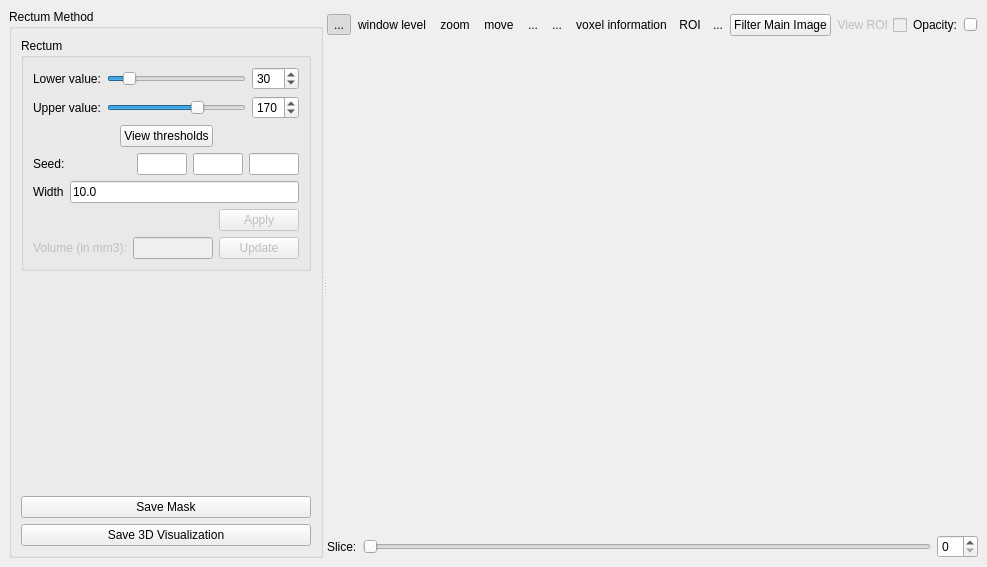
<ui version="4.0" >
 <class>QRectumSegmentationExtensionBase</class>
 <widget class="QWidget" name="QRectumSegmentationExtensionBase" >
  <property name="geometry" >
   <rect>
    <x>0</x>
    <y>0</y>
    <width>910</width>
    <height>567</height>
   </rect>
  </property>
  <property name="windowTitle" >
   <string>Form</string>
  </property>
  <layout class="QHBoxLayout" >
   <property name="margin" >
    <number>9</number>
   </property>
   <property name="spacing" >
    <number>6</number>
   </property>
   <item>
    <widget class="QSplitter" name="m_verticalSplitter" >
     <property name="orientation" >
      <enum>Qt::Horizontal</enum>
     </property>
     <widget class="QSplitter" name="m_horizontalSplitter" >
      <property name="orientation" >
       <enum>Qt::Vertical</enum>
      </property>
      <widget class="QGroupBox" name="m_rectumMethodGroupBox" >
       <property name="title" >
        <string>Rectum Method</string>
       </property>
       <layout class="QVBoxLayout" >
        <property name="margin" >
         <number>9</number>
        </property>
        <property name="spacing" >
         <number>6</number>
        </property>
        <item>
         <layout class="QVBoxLayout" >
          <property name="margin" >
           <number>0</number>
          </property>
          <property name="spacing" >
           <number>6</number>
          </property>
          <item>
           <widget class="QGroupBox" name="m_strokeGroupBox" >
            <property name="title" >
             <string>Rectum</string>
            </property>
            <layout class="QVBoxLayout" >
             <property name="margin" >
              <number>9</number>
             </property>
             <property name="spacing" >
              <number>6</number>
             </property>
             <item>
              <layout class="QHBoxLayout" >
               <property name="margin" >
                <number>0</number>
               </property>
               <property name="spacing" >
                <number>6</number>
               </property>
               <item>
                <widget class="QLabel" name="textLabel1_5" >
                 <property name="text" >
                  <string>Lower value:</string>
                 </property>
                </widget>
               </item>
               <item>
                <widget class="QSlider" name="m_lowerValueSlider" >
                 <property name="maximum" >
                  <number>255</number>
                 </property>
                 <property name="value" >
                  <number>30</number>
                 </property>
                 <property name="orientation" >
                  <enum>Qt::Horizontal</enum>
                 </property>
                </widget>
               </item>
               <item>
                <widget class="QSpinBox" name="m_lowerValueSpinBox" >
                 <property name="maximum" >
                  <number>255</number>
                 </property>
                 <property name="value" >
                  <number>30</number>
                 </property>
                </widget>
               </item>
              </layout>
             </item>
             <item>
              <layout class="QHBoxLayout" >
               <property name="margin" >
                <number>0</number>
               </property>
               <property name="spacing" >
                <number>6</number>
               </property>
               <item>
                <widget class="QLabel" name="textLabel1_6" >
                 <property name="text" >
                  <string>Upper value:</string>
                 </property>
                </widget>
               </item>
               <item>
                <widget class="QSlider" name="m_upperValueSlider" >
                 <property name="maximum" >
                  <number>255</number>
                 </property>
                 <property name="value" >
                  <number>170</number>
                 </property>
                 <property name="orientation" >
                  <enum>Qt::Horizontal</enum>
                 </property>
                </widget>
               </item>
               <item>
                <widget class="QSpinBox" name="m_upperValueSpinBox" >
                 <property name="maximum" >
                  <number>255</number>
                 </property>
                 <property name="value" >
                  <number>170</number>
                 </property>
                </widget>
               </item>
              </layout>
             </item>
             <item>
              <layout class="QHBoxLayout" >
               <property name="margin" >
                <number>0</number>
               </property>
               <property name="spacing" >
                <number>6</number>
               </property>
               <item>
                <spacer>
                 <property name="orientation" >
                  <enum>Qt::Horizontal</enum>
                 </property>
                 <property name="sizeHint" >
                  <size>
                   <width>40</width>
                   <height>20</height>
                  </size>
                 </property>
                </spacer>
               </item>
               <item>
                <widget class="QPushButton" name="m_viewThresholdButton" >
                 <property name="layoutDirection" >
                  <enum>Qt::RightToLeft</enum>
                 </property>
                 <property name="text" >
                  <string>View thresholds</string>
                 </property>
                 <property name="checkable" >
                  <bool>false</bool>
                 </property>
                 <property name="checked" >
                  <bool>false</bool>
                 </property>
                </widget>
               </item>
               <item>
                <spacer>
                 <property name="orientation" >
                  <enum>Qt::Horizontal</enum>
                 </property>
                 <property name="sizeHint" >
                  <size>
                   <width>40</width>
                   <height>20</height>
                  </size>
                 </property>
                </spacer>
               </item>
              </layout>
             </item>
             <item>
              <layout class="QHBoxLayout" >
               <property name="margin" >
                <number>0</number>
               </property>
               <property name="spacing" >
                <number>6</number>
               </property>
               <item>
                <widget class="QLabel" name="m_seedLabel" >
                 <property name="enabled" >
                  <bool>true</bool>
                 </property>
                 <property name="text" >
                  <string>Seed:</string>
                 </property>
                </widget>
               </item>
               <item>
                <widget class="QLineEdit" name="m_seedXLineEdit" >
                 <property name="enabled" >
                  <bool>true</bool>
                 </property>
                 <property name="sizePolicy" >
                  <sizepolicy>
                   <hsizetype>0</hsizetype>
                   <vsizetype>0</vsizetype>
                   <horstretch>0</horstretch>
                   <verstretch>0</verstretch>
                  </sizepolicy>
                 </property>
                 <property name="maximumSize" >
                  <size>
                   <width>50</width>
                   <height>16777215</height>
                  </size>
                 </property>
                 <property name="readOnly" >
                  <bool>true</bool>
                 </property>
                </widget>
               </item>
               <item>
                <widget class="QLineEdit" name="m_seedYLineEdit" >
                 <property name="enabled" >
                  <bool>true</bool>
                 </property>
                 <property name="sizePolicy" >
                  <sizepolicy>
                   <hsizetype>0</hsizetype>
                   <vsizetype>0</vsizetype>
                   <horstretch>0</horstretch>
                   <verstretch>0</verstretch>
                  </sizepolicy>
                 </property>
                 <property name="maximumSize" >
                  <size>
                   <width>50</width>
                   <height>16777215</height>
                  </size>
                 </property>
                 <property name="readOnly" >
                  <bool>true</bool>
                 </property>
                </widget>
               </item>
               <item>
                <widget class="QLineEdit" name="m_seedZLineEdit" >
                 <property name="enabled" >
                  <bool>true</bool>
                 </property>
                 <property name="sizePolicy" >
                  <sizepolicy>
                   <hsizetype>0</hsizetype>
                   <vsizetype>0</vsizetype>
                   <horstretch>0</horstretch>
                   <verstretch>0</verstretch>
                  </sizepolicy>
                 </property>
                 <property name="maximumSize" >
                  <size>
                   <width>50</width>
                   <height>16777215</height>
                  </size>
                 </property>
                 <property name="readOnly" >
                  <bool>true</bool>
                 </property>
                </widget>
               </item>
              </layout>
             </item>
             <item>
              <layout class="QHBoxLayout" >
               <property name="margin" >
                <number>0</number>
               </property>
               <property name="spacing" >
                <number>6</number>
               </property>
               <item>
                <widget class="QLabel" name="m_multiplierLabel" >
                 <property name="text" >
                  <string>Width</string>
                 </property>
                </widget>
               </item>
               <item>
                <widget class="QLineEdit" name="m_multiplierEdit" >
                 <property name="text" >
                  <string>10.0</string>
                 </property>
                </widget>
               </item>
              </layout>
             </item>
             <item>
              <widget class="QPushButton" name="m_applyMethodButton" >
               <property name="enabled" >
                <bool>false</bool>
               </property>
               <property name="sizePolicy" >
                <sizepolicy>
                 <hsizetype>0</hsizetype>
                 <vsizetype>0</vsizetype>
                 <horstretch>0</horstretch>
                 <verstretch>0</verstretch>
                </sizepolicy>
               </property>
               <property name="layoutDirection" >
                <enum>Qt::RightToLeft</enum>
               </property>
               <property name="text" >
                <string>Apply</string>
               </property>
              </widget>
             </item>
             <item>
              <layout class="QHBoxLayout" >
               <property name="margin" >
                <number>0</number>
               </property>
               <property name="spacing" >
                <number>6</number>
               </property>
               <item>
                <widget class="QLabel" name="m_resultsLabel" >
                 <property name="enabled" >
                  <bool>false</bool>
                 </property>
                 <property name="text" >
                  <string>Volume (in mm3):</string>
                 </property>
                </widget>
               </item>
               <item>
                <widget class="QLineEdit" name="m_resultsLineEdit" >
                 <property name="enabled" >
                  <bool>false</bool>
                 </property>
                 <property name="sizePolicy" >
                  <sizepolicy>
                   <hsizetype>0</hsizetype>
                   <vsizetype>0</vsizetype>
                   <horstretch>0</horstretch>
                   <verstretch>0</verstretch>
                  </sizepolicy>
                 </property>
                 <property name="maximumSize" >
                  <size>
                   <width>80</width>
                   <height>16777215</height>
                  </size>
                 </property>
                 <property name="readOnly" >
                  <bool>true</bool>
                 </property>
                </widget>
               </item>
               <item>
                <widget class="QPushButton" name="m_updateVolumeButton" >
                 <property name="enabled" >
                  <bool>false</bool>
                 </property>
                 <property name="sizePolicy" >
                  <sizepolicy>
                   <hsizetype>0</hsizetype>
                   <vsizetype>0</vsizetype>
                   <horstretch>0</horstretch>
                   <verstretch>0</verstretch>
                  </sizepolicy>
                 </property>
                 <property name="text" >
                  <string>Update</string>
                 </property>
                </widget>
               </item>
              </layout>
             </item>
            </layout>
           </widget>
          </item>
         </layout>
        </item>
        <item>
         <spacer>
          <property name="orientation" >
           <enum>Qt::Vertical</enum>
          </property>
          <property name="sizeHint" >
           <size>
            <width>20</width>
            <height>40</height>
           </size>
          </property>
         </spacer>
        </item>
        <item>
         <widget class="QPushButton" name="m_saveMaskPushButton" >
          <property name="text" >
           <string>Save Mask</string>
          </property>
         </widget>
        </item>
        <item>
         <widget class="QPushButton" name="m_save3DPushButton" >
          <property name="text" >
           <string>Save 3D Visualization</string>
          </property>
         </widget>
        </item>
       </layout>
      </widget>
     </widget>
     <widget class="QWidget" name="layoutWidget" >
      <layout class="QVBoxLayout" >
       <property name="margin" >
        <number>0</number>
       </property>
       <property name="spacing" >
        <number>6</number>
       </property>
       <item>
        <layout class="QHBoxLayout" >
         <property name="margin" >
          <number>0</number>
         </property>
         <property name="spacing" >
          <number>0</number>
         </property>
         <item>
          <widget class="QToolButton" name="m_slicingToolButton" >
           <property name="text" >
            <string>...</string>
           </property>
           <property name="iconSize" >
            <size>
             <width>32</width>
             <height>32</height>
            </size>
           </property>
           <property name="checkable" >
            <bool>true</bool>
           </property>
           <property name="checked" >
            <bool>true</bool>
           </property>
           <property name="autoRaise" >
            <bool>true</bool>
           </property>
          </widget>
         </item>
         <item>
          <widget class="QToolButton" name="m_windowLevelToolButton" >
           <property name="text" >
            <string>window level</string>
           </property>
           <property name="iconSize" >
            <size>
             <width>32</width>
             <height>32</height>
            </size>
           </property>
           <property name="checkable" >
            <bool>true</bool>
           </property>
           <property name="autoRaise" >
            <bool>true</bool>
           </property>
          </widget>
         </item>
         <item>
          <widget class="QToolButton" name="m_zoomToolButton" >
           <property name="text" >
            <string>zoom</string>
           </property>
           <property name="iconSize" >
            <size>
             <width>32</width>
             <height>32</height>
            </size>
           </property>
           <property name="checkable" >
            <bool>true</bool>
           </property>
           <property name="autoRaise" >
            <bool>true</bool>
           </property>
          </widget>
         </item>
         <item>
          <widget class="QToolButton" name="m_moveToolButton" >
           <property name="text" >
            <string>move</string>
           </property>
           <property name="iconSize" >
            <size>
             <width>32</width>
             <height>32</height>
            </size>
           </property>
           <property name="checkable" >
            <bool>true</bool>
           </property>
           <property name="autoRaise" >
            <bool>true</bool>
           </property>
          </widget>
         </item>
         <item>
          <widget class="QToolButton" name="m_rotateClockWiseToolButton" >
           <property name="text" >
            <string>...</string>
           </property>
           <property name="iconSize" >
            <size>
             <width>32</width>
             <height>32</height>
            </size>
           </property>
           <property name="autoRaise" >
            <bool>true</bool>
           </property>
          </widget>
         </item>
         <item>
          <widget class="QToolButton" name="m_editorToolButton" >
           <property name="text" >
            <string>...</string>
           </property>
           <property name="iconSize" >
            <size>
             <width>32</width>
             <height>32</height>
            </size>
           </property>
           <property name="checkable" >
            <bool>true</bool>
           </property>
           <property name="autoRaise" >
            <bool>true</bool>
           </property>
          </widget>
         </item>
         <item>
          <widget class="QToolButton" name="m_voxelInformationToolButton" >
           <property name="layoutDirection" >
            <enum>Qt::LeftToRight</enum>
           </property>
           <property name="text" >
            <string>voxel information</string>
           </property>
           <property name="iconSize" >
            <size>
             <width>32</width>
             <height>32</height>
            </size>
           </property>
           <property name="checkable" >
            <bool>true</bool>
           </property>
           <property name="autoRaise" >
            <bool>true</bool>
           </property>
          </widget>
         </item>
         <item>
          <widget class="QToolButton" name="m_regionToolButton" >
           <property name="minimumSize" >
            <size>
             <width>32</width>
             <height>32</height>
            </size>
           </property>
           <property name="text" >
            <string>ROI</string>
           </property>
           <property name="checkable" >
            <bool>true</bool>
           </property>
           <property name="autoRaise" >
            <bool>true</bool>
           </property>
          </widget>
         </item>
         <item>
          <widget class="QToolButton" name="m_seedToolButton" >
           <property name="text" >
            <string>...</string>
           </property>
           <property name="iconSize" >
            <size>
             <width>32</width>
             <height>32</height>
            </size>
           </property>
           <property name="checkable" >
            <bool>true</bool>
           </property>
           <property name="autoRaise" >
            <bool>true</bool>
           </property>
          </widget>
         </item>
         <item>
          <widget class="QPushButton" name="m_filterPushButton" >
           <property name="text" >
            <string>Filter Main Image</string>
           </property>
          </widget>
         </item>
         <item>
          <spacer>
           <property name="orientation" >
            <enum>Qt::Horizontal</enum>
           </property>
           <property name="sizeHint" >
            <size>
             <width>40</width>
             <height>20</height>
            </size>
           </property>
          </spacer>
         </item>
         <item>
          <layout class="QHBoxLayout" >
           <property name="margin" >
            <number>0</number>
           </property>
           <property name="spacing" >
            <number>6</number>
           </property>
           <item>
            <widget class="QCheckBox" name="m_viewROICheckBox" >
             <property name="enabled" >
              <bool>false</bool>
             </property>
             <property name="layoutDirection" >
              <enum>Qt::RightToLeft</enum>
             </property>
             <property name="text" >
              <string>View ROI</string>
             </property>
            </widget>
           </item>
           <item>
            <layout class="QHBoxLayout" >
             <property name="margin" >
              <number>0</number>
             </property>
             <property name="spacing" >
              <number>6</number>
             </property>
             <item>
              <widget class="QLabel" name="m_opacitiyLabel" >
               <property name="text" >
                <string>Opacity:</string>
               </property>
              </widget>
             </item>
             <item>
              <widget class="QSlider" name="m_opacitySlider" >
               <property name="maximumSize" >
                <size>
                 <width>100</width>
                 <height>16777215</height>
                </size>
               </property>
               <property name="maximum" >
                <number>100</number>
               </property>
               <property name="value" >
                <number>50</number>
               </property>
               <property name="orientation" >
                <enum>Qt::Horizontal</enum>
               </property>
              </widget>
             </item>
            </layout>
           </item>
          </layout>
         </item>
        </layout>
       </item>
       <item>
        <layout class="QVBoxLayout" >
         <property name="margin" >
          <number>0</number>
         </property>
         <property name="spacing" >
          <number>6</number>
         </property>
         <item>
          <widget class="udg::Q2DViewer" native="1" name="m_2DView" >
           <property name="sizePolicy" >
            <sizepolicy>
             <hsizetype>0</hsizetype>
             <vsizetype>0</vsizetype>
             <horstretch>0</horstretch>
             <verstretch>0</verstretch>
            </sizepolicy>
           </property>
           <property name="maximumSize" >
            <size>
             <width>100000</width>
             <height>100000</height>
            </size>
           </property>
          </widget>
         </item>
         <item>
          <layout class="QHBoxLayout" >
           <property name="margin" >
            <number>0</number>
           </property>
           <property name="spacing" >
            <number>6</number>
           </property>
           <item>
            <widget class="QLabel" name="m_sliceLabel" >
             <property name="text" >
              <string>Slice:</string>
             </property>
            </widget>
           </item>
           <item>
            <widget class="QSlider" name="m_sliceViewSlider" >
             <property name="orientation" >
              <enum>Qt::Horizontal</enum>
             </property>
            </widget>
           </item>
           <item>
            <widget class="QSpinBox" name="m_sliceSpinBox" />
           </item>
          </layout>
         </item>
        </layout>
       </item>
      </layout>
     </widget>
    </widget>
   </item>
  </layout>
 </widget>
 <customwidgets>
  <customwidget>
   <class>udg::Q2DViewer</class>
   <extends>QWidget</extends>
   <header>q2dviewer.h</header>
  </customwidget>
 </customwidgets>
 <resources>
  <include location="../../../main/main.qrc" />
 </resources>
 <connections>
  <connection>
   <sender>m_sliceViewSlider</sender>
   <signal>valueChanged(int)</signal>
   <receiver>m_sliceSpinBox</receiver>
   <slot>setValue(int)</slot>
   <hints>
    <hint type="sourcelabel" >
     <x>644</x>
     <y>574</y>
    </hint>
    <hint type="destinationlabel" >
     <x>892</x>
     <y>574</y>
    </hint>
   </hints>
  </connection>
  <connection>
   <sender>m_sliceSpinBox</sender>
   <signal>valueChanged(int)</signal>
   <receiver>m_sliceViewSlider</receiver>
   <slot>setValue(int)</slot>
   <hints>
    <hint type="sourcelabel" >
     <x>892</x>
     <y>574</y>
    </hint>
    <hint type="destinationlabel" >
     <x>644</x>
     <y>574</y>
    </hint>
   </hints>
  </connection>
  <connection>
   <sender>m_lowerValueSlider</sender>
   <signal>valueChanged(int)</signal>
   <receiver>m_lowerValueSpinBox</receiver>
   <slot>setValue(int)</slot>
   <hints>
    <hint type="sourcelabel" >
     <x>163</x>
     <y>76</y>
    </hint>
    <hint type="destinationlabel" >
     <x>251</x>
     <y>76</y>
    </hint>
   </hints>
  </connection>
  <connection>
   <sender>m_lowerValueSpinBox</sender>
   <signal>valueChanged(int)</signal>
   <receiver>m_lowerValueSlider</receiver>
   <slot>setValue(int)</slot>
   <hints>
    <hint type="sourcelabel" >
     <x>251</x>
     <y>76</y>
    </hint>
    <hint type="destinationlabel" >
     <x>169</x>
     <y>76</y>
    </hint>
   </hints>
  </connection>
  <connection>
   <sender>m_upperValueSlider</sender>
   <signal>valueChanged(int)</signal>
   <receiver>m_upperValueSpinBox</receiver>
   <slot>setValue(int)</slot>
   <hints>
    <hint type="sourcelabel" >
     <x>163</x>
     <y>107</y>
    </hint>
    <hint type="destinationlabel" >
     <x>251</x>
     <y>107</y>
    </hint>
   </hints>
  </connection>
  <connection>
   <sender>m_upperValueSpinBox</sender>
   <signal>valueChanged(int)</signal>
   <receiver>m_upperValueSlider</receiver>
   <slot>setValue(int)</slot>
   <hints>
    <hint type="sourcelabel" >
     <x>251</x>
     <y>107</y>
    </hint>
    <hint type="destinationlabel" >
     <x>163</x>
     <y>107</y>
    </hint>
   </hints>
  </connection>
 </connections>
</ui>
